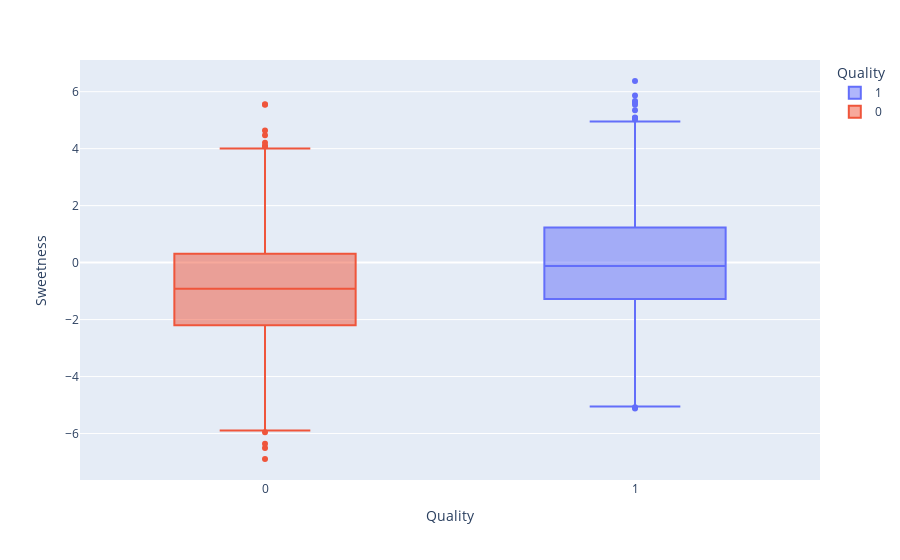

Notebook source saved alongside this figure:
### Code cell
# BoxPlot Quality x Sweetness
px.box(df_fruits, x='Quality', y='Sweetness', color='Quality')

### Figure 1 — Plotly figure (JSON) as saved in the notebook; plotly's stock layout.template omitted (floating-point values rounded to 4 significant figures; data arrays with more than 128 entries replaced by an {"elided": "..."} marker saying what was removed)
{"data": [{"alignmentgroup": "True", "hovertemplate": "Quality=%{x}<br>Sweetness=%{y}<extra></extra>", "legendgroup": "1", "marker": {"color": "#636efa"}, "name": "1", "notched": false, "offsetgroup": "1", "orientation": "v", "showlegend": true, "type": "box", "x": {"elided": "2004 int values"}, "x0": " ", "xaxis": "x", "y": {"elided": "2004 float values"}, "y0": " ", "yaxis": "y"}, {"alignmentgroup": "True", "hovertemplate": "Quality=%{x}<br>Sweetness=%{y}<extra></extra>", "legendgroup": "0", "marker": {"color": "#EF553B"}, "name": "0", "notched": false, "offsetgroup": "0", "orientation": "v", "showlegend": true, "type": "box", "x": {"elided": "1996 int values"}, "x0": " ", "xaxis": "x", "y": {"elided": "1996 float values"}, "y0": " ", "yaxis": "y"}], "layout": {"boxmode": "overlay", "legend": {"title": {"text": "Quality"}, "tracegroupgap": 0}, "margin": {"t": 60}, "xaxis": {"anchor": "y", "categoryarray": [1, 0], "categoryorder": "array", "domain": [0, 1], "title": {"text": "Quality"}}, "yaxis": {"anchor": "x", "domain": [0, 1], "title": {"text": "Sweetness"}}}}
